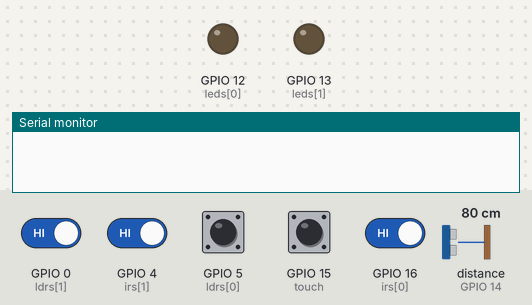
The sketch below on a simulated ESP8266 (NodeMCU). Shown: output pins drawn as LEDs (lit = HIGH), the last lines printed to the serial monitor. Wiring (inferred from the names in the program): ultrasonic range finder: trigger GPIO 2; echo GPIO 14. Inputs (shaded band) come from the test bench; at power-on: GPIO 0 (ldrs[1]), GPIO 4 (irs[1]), GPIO 5 (ldrs[0]), GPIO 16 (irs[0]) HIGH, GPIO 15 (touch) LOW, distance to the obstacle (sensor on GPIO 14) 80 cm. The echo pulse lasts 58.3 µs per cm; WiFi joins after 1.5 s; servers stay silent unless stated; pins used as bus, display or sensor lines are not drawn.

Above: at 0.1 s.
At 3.0 s:
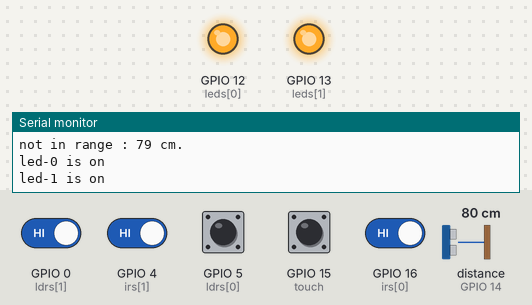
3.1 s: distance to the obstacle (sensor on GPIO 14) set to 18 cm
4.7 s: GPIO 0 (ldrs[1]) driven LOW
At 5.9 s:
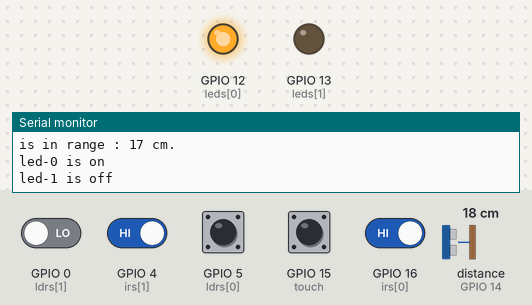
6.2 s: GPIO 15 (touch) pulled HIGH for 0.15 s
Timing chart, 0 to 9.2 s (numbered marks = the images above; inputs shaded):
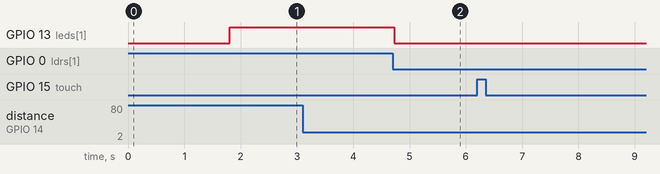

Measured:
- after the input at 4.7 s, GPIO 13 (leds[1]): HIGH → LOW at once

The sketch:

adb.ino
```cpp
#define BLYNK_TEMPLATE_ID "your template id"
#define BLYNK_TEMPLATE_NAME "your template name"
#define BLYNK_AUTH_TOKEN "your-auth-token"
#define BLYNK_FIRMWARE_VERSION "0.1.0"
#define BLYNK_PRINT Serial

#define ir_count 2               // infrared sensors count
#define ldr_count 2              // luminous sensor count
#define led_count 2              // led light count
#define us_count 1               // ultrasonic sensors count
int dist_range[2] = { 10, 20 };  // the distance range where the operation should take place.

#include <ESP8266WiFi.h>
#include <BlynkSimpleEsp8266.h>
#include <ESP8266WiFi.h>

const char* ssid = "your ssid";          // wifi id
const char* password = "your password";  // wifi password
int automatic = 1;                       // it is connected with touch. it can be either 0 or 1
int i = 0;                               // for looping statements

//all io ports:
/*
  d0 - 16
  d1 - 5
  d2 - 4
  d3 - 0
  d4 - 2;.
  d5 - 14
  d6 - 12
  d7 - 13
  d8 - 15
*/

int irs[2] = { 16, 4 };    //[d0,d2]
int ldrs[2] = { 5, 0 };    //[d1,d3]
int uss[2] = { 2, 14 };    //[d4, d5] [output, input] only one sensor
int leds[2] = { 12, 13 };  //[d6, d7]
int touch = 15;            // d8


void connect_wifi_blink() {
  // connect to wifi and connect ot blynk
  WiFi.begin(ssid, password);
  while (WiFi.status() != WL_CONNECTED) {
    delay(500);
    Serial.println("Wifi Connecting....");
  }
  Serial.println("WiFi connected");
  Blynk.begin(BLYNK_AUTH_TOKEN, ssid, password);
  Blynk.run();
}


void light_handler(int led, int of_on) {
  if (led == 0) {
    Blynk.virtualWrite(V0, of_on);
    digitalWrite(leds[0], of_on);
    Serial.print("led-0 is ");
  } else {
    Blynk.virtualWrite(V1, of_on);
    digitalWrite(leds[1], of_on);
    Serial.print("led-1 is ");
  }
  if (of_on == 1) {
    Serial.println("on");
  } else {
    Serial.println("off");
  }
}


void all_led(int off_on) {
  Blynk.virtualWrite(V0, off_on);
  Blynk.virtualWrite(V1, off_on);
  int i = 0;
  for (i = 0; i < led_count; i++) {
    digitalWrite(leds[i], off_on);
  }
}


int* ir_or_ldr_reader() {
  int i, ir_input, ldr_input;
  static int is_on[2] = { 0, 0 };
  for (i = 0; i < ir_count; i++) {
    ir_input = !digitalRead(irs[i]);              //reading ir sensors default one -> get negetion of the value
    ldr_input = !digitalRead(ldrs[i]);            //reading ldr sensors default one -> get negetion of the value
    if (ir_input == HIGH || ldr_input == HIGH) {  //check if ir detects car or ldr detects high beam
      is_on[i] = 1;
    } else {
      is_on[i] = 0;
    }
  }
  return is_on;
}


int get_car_dist() {
  long distance;
  long duration;
  digitalWrite(uss[0], LOW);
  delayMicroseconds(2);
  digitalWrite(uss[0], HIGH);
  delayMicroseconds(10);
  digitalWrite(uss[0], LOW);
  duration = pulseIn(uss[1], HIGH);
  distance = duration * 0.034 / 2;
  if (dist_range[0] < distance && distance < dist_range[1]) {
    Serial.print("is in range : ");
    Serial.print(distance);
    Serial.println(" cm.");
    return 1;
  } else {
    Serial.print("not in range : ");
    Serial.print(distance);
    Serial.println(" cm.");
    return 0;
  }
}


int is_automatic() {
  if (digitalRead(touch) == HIGH) {
    automatic = !automatic;
  }
  return automatic;
}

void setup() {
  Serial.begin(115200);
  int i;
  connect_wifi_blink();  // connect to wifi else it will not work.
  //infrared
  for (i = 0; i < ir_count; i++) {
    pinMode(irs[i], INPUT);
  }
  //luminous
  for (i = 0; i < ir_count; i++) {
    pinMode(ldrs[i], INPUT);
  }
  //ultrasonic
  pinMode(uss[0], OUTPUT);
  pinMode(uss[1], INPUT);
  //leds
  for (i = 0; i < led_count; i++) {
    pinMode(leds[i], OUTPUT);
  }
  //touch
  pinMode(touch, INPUT);

  all_led(HIGH);
}

void loop() {
  /*
    check if automatic or manual mode.
    get if car or light detected.
    if car or light detected, check if the car is in range.
    turn off respected led if in range
    else turn on respected led
  */
  if (is_automatic()) {
    Serial.println(" ");
    Serial.println(" ");
    Serial.println("automatic mode ...... ");
    int* is_detected = ir_or_ldr_reader();  //is an array
    // Serial.print("is_detected: ");
    // Serial.print(is_detected[0]);
    // Serial.print("  --  ");
    // Serial.println(is_detected[1]);

    int is_in_range = get_car_dist();

    for (i = 0; i < led_count; i++) {
      if (is_detected[i] == 1 && is_in_range == 1) {  //if any of the ir or ldr is detected
        light_handler(i, LOW);
      } else {
        light_handler(i, HIGH);
      }
    }

  } else {
    Serial.println("manual mode.....");
  }
  delay(100);
}
```
